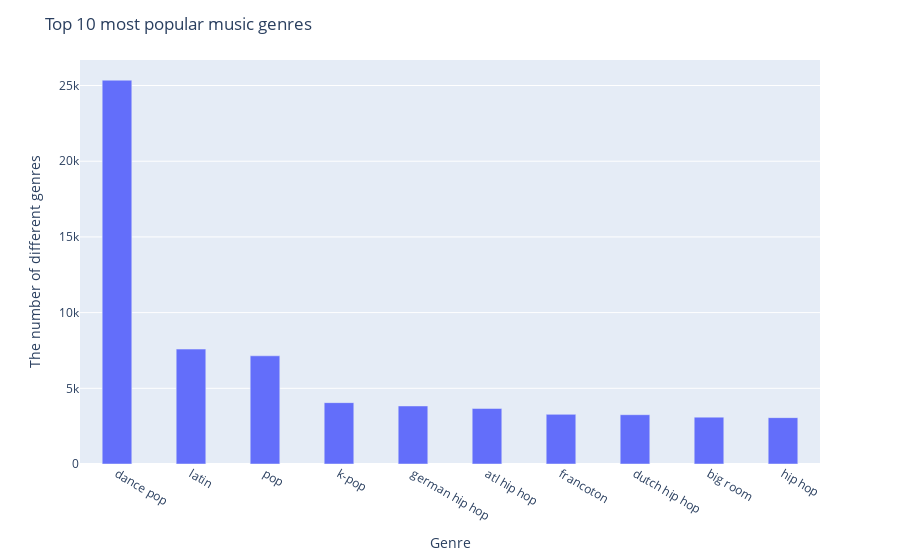

The cell this chart's notebook holds for it:
### Code cell
fig = px.bar(x=genre_counts.index, y=genre_counts, labels={'x':'Genre', 'y':'The number of different genres'})
fig.update_layout(title='Top 10 most popular music genres')
fig.update_traces(width=0.4)
fig.show()

### Figure 1 — Plotly figure (JSON) as saved in the notebook; plotly's stock layout.template omitted (floating-point values rounded to 4 significant figures)
{"data": [{"alignmentgroup": "True", "hovertemplate": "Genre=%{x}<br>The number of different genres=%{y}<extra></extra>", "legendgroup": "", "marker": {"color": "#636efa", "pattern": {"shape": ""}}, "name": "", "offsetgroup": "", "orientation": "v", "showlegend": false, "textposition": "auto", "type": "bar", "width": 0.4, "x": ["dance pop", "latin", "pop", "k-pop", "german hip hop", "atl hip hop", "francoton", "dutch hip hop", "big room", "hip hop"], "xaxis": "x", "y": [25351, 7591, 7146, 4053, 3834, 3668, 3279, 3257, 3095, 3063], "yaxis": "y"}], "layout": {"autosize": true, "barmode": "relative", "legend": {"tracegroupgap": 0}, "margin": {"t": 60}, "title": {"text": "Top 10 most popular music genres"}, "xaxis": {"anchor": "y", "autorange": true, "domain": [0, 1], "range": [-0.5, 9.5], "title": {"text": "Genre"}, "type": "category"}, "yaxis": {"anchor": "x", "autorange": true, "domain": [0, 1], "range": [0, 26690.0], "title": {"text": "The number of different genres"}, "type": "linear"}}}
